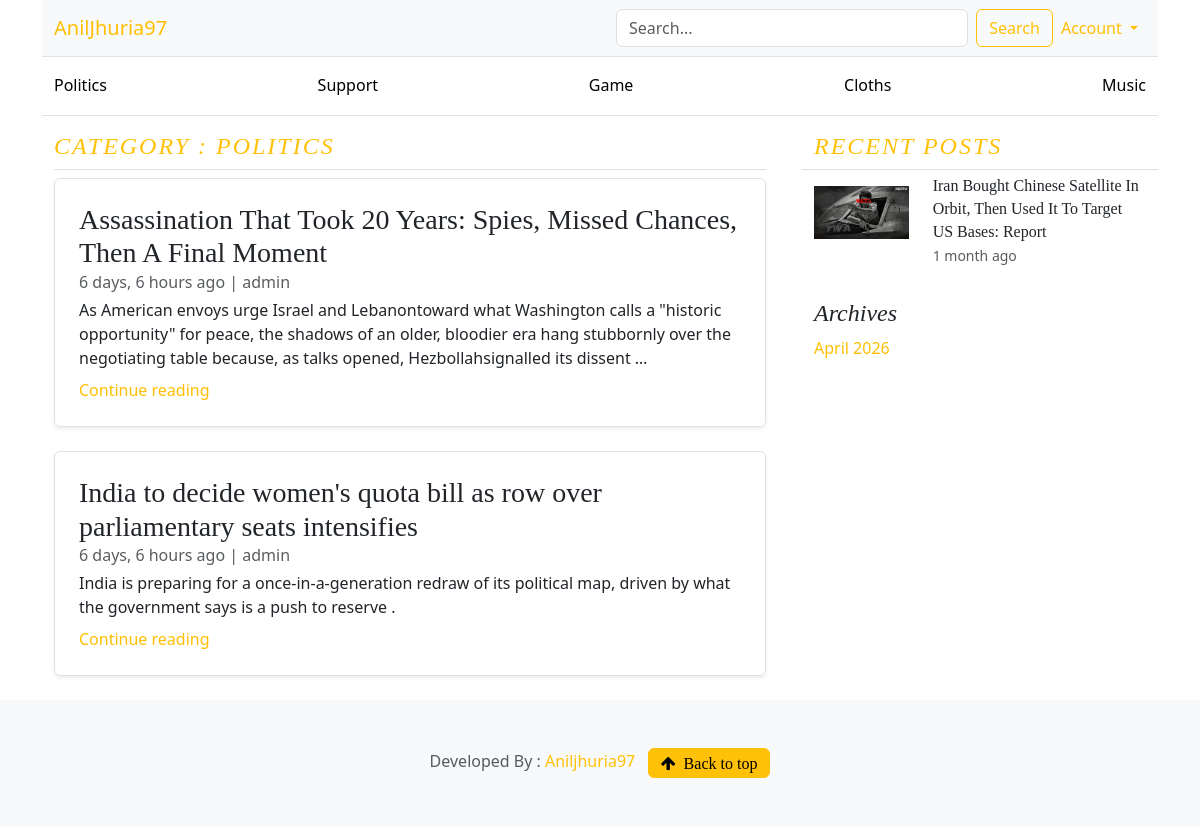
Page /category/3/ on the earlier database version.
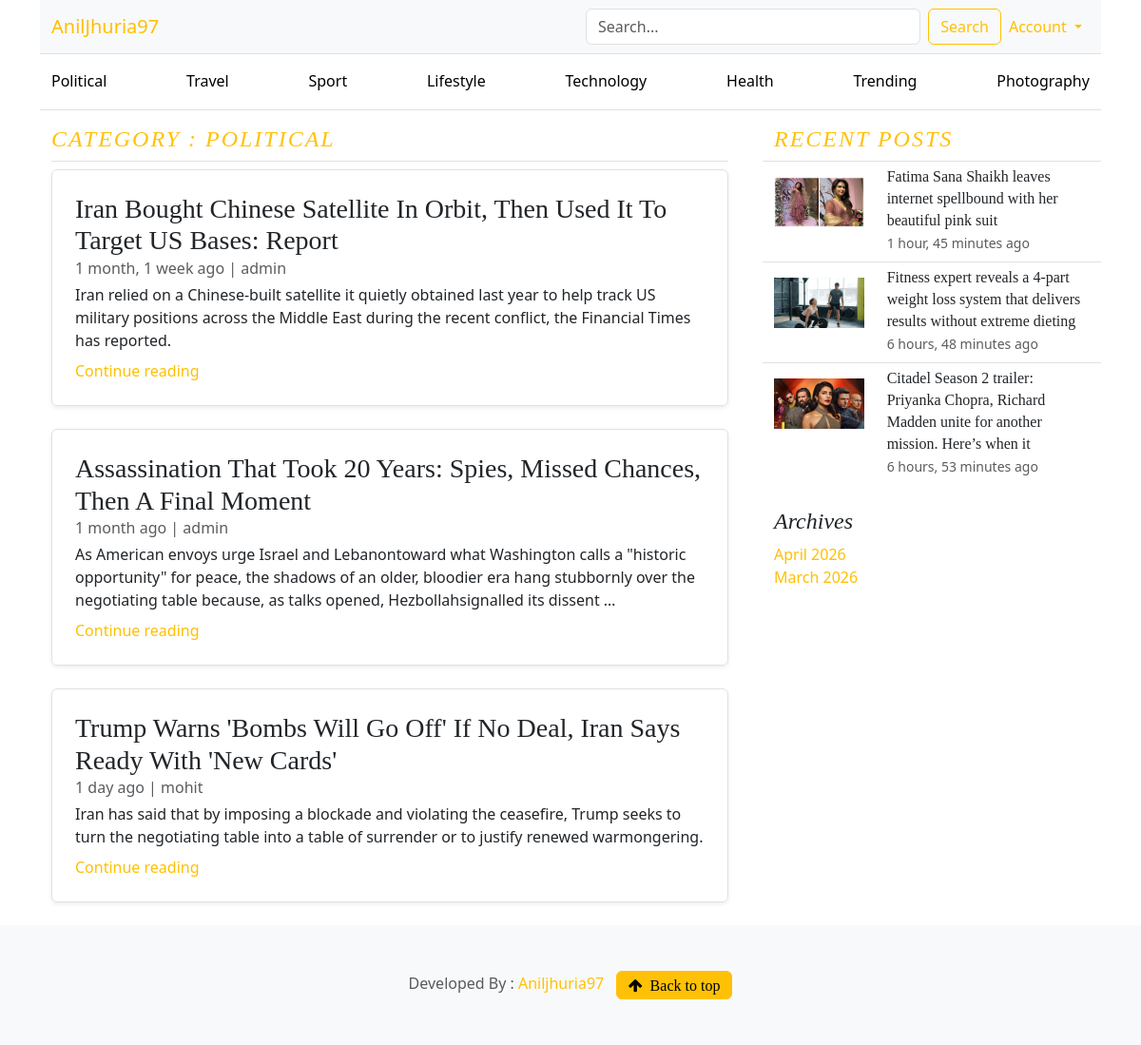
Same page on the later database version.
### blogs/models.py (models this page shows, shortened)
class Category(models.Model):
    category_name=models.CharField(max_length=50,unique=True)
    created_at=models.DateTimeField(auto_now_add=True)
    updated_at=models.DateTimeField(auto_now=True)
    class Meta:
        verbose_name_plural='Categories'
    def __str__(self):
        return self.category_name

class Blog(models.Model):
    title=models.CharField(max_length=100)
    slug=models.SlugField(max_length=150,unique=True,blank=True)
    category=models.ForeignKey(Category,on_delete=models.CASCADE)
    auther=models.ForeignKey(User,on_delete=models.CASCADE)
    feature_image=models.ImageField(upload_to='uploads/%Y/%m/%d')
    short_desc=models.TextField(max_length=500)
    blog_body=models.TextField(max_length=2000)
    status=models.CharField(max_length=20,choices=STATUS_CHOICES,default="Draft")
    is_featured=models.BooleanField(default=False)
    created_at=models.DateTimeField(auto_now_add=True)
    updated_at=models.DateTimeField(auto_now=True)
    def __str__(self):
        return self.title

### blogs/views.py (the view)
# urls.py: path('category/<int:category_id>/',views.posts_by_category,name='posts_by_category'),
def posts_by_category(request,category_id):
    posts=Blog.objects.filter(category=category_id,status="Published")
    recent_posts=Blog.objects.filter(status="Published").exclude(category=category_id).order_by('-updated_at')[:3]
    context={
        'posts':posts,
        'recent_posts':recent_posts,
    }
    return render(request,'post_by_category.html',context)

### blogs/context_processors.py (called while the page is built)
def get_categories(request):
    categories = Category.objects.annotate(
            post_count=Count('blog')   # related_name ya default blog_set
        ).order_by('-post_count')[:8]
    return dict(categories=categories)

def get_blog_month(request):
    months = Blog.objects.dates('created_at', 'month', order='DESC')
    return dict(blog_month=months)

### templates/post_by_category.html
{% extends 'base.html' %}
{% block content %}
    <main class="container">
        <div class="row g-5">
            <div class="col-md-8">
                <h4 class="pb-2 fst-italic border-bottom text-uppercase text-warning" style="letter-spacing:2px;">category : {{ posts.0.category.category_name}}</h4>
                {% for post in posts %}
                <div class="row g-0 border rounded overflow-hidden flex-md-row mb-4 shadow-sm position-relative">
                    <div class="col p-4 d-flex flex-column position-static">
                        <h3 class="mb-0">{{ post }}</h3>
                        <div class="mb-1 text-body-secondary">{{ post.created_at | timesince }} ago | {{ post.auther}}</div>
                        <p class="card-text mb-auto">
                           {{ post.short_desc | truncatewords:35 }}
                        </p>
                        <a href="{% url 'blog_details' post.slug %}" class="icon-link gap-1 icon-link-hover stretched-link mt-2">
                            Continue reading
                            <svg class="bi" aria-hidden="true">
                                <use xlink:href="#chevron-right"></use>
                            </svg>
                        </a>
                    </div>
                </div>
                {% endfor%}
            </div>
            <div class="col-md-4">
                <div class="position-sticky" style="top: 2rem">
                    <div>
                        <h4 class="fst-italic  text-uppercase text-warning" style="letter-spacing:2px;">Recent posts</h4>
                        {% for post in recent_posts %}
                            <div class="row border-top mb-2">
                                <div class="col-lg-4  col-xs-12 gap-3 align-items-start py-3">
                                    <a class="link-body-emphasis text-decoration-none"
                                        href="{% url 'blog_details' post.slug %}">
                                            <img src="{{ post.feature_image.url }}" class="bd-placeholder-img w-100">
                                    </a>
                                </div>
                                <div class="col-lg-8 col-xs-12">
                                    <h6 class="mb-0 mt-1" style="line-height: 23px;">{{ post}}</h6>
                                    <small class="text-body-secondary ">{{ post.updated_at | timesince  }} ago</small>
                                </div>
                            </div>
                        {% endfor %}
                    </div>
                    <div class="pt-4 pb-4">
                        <h4 class="fst-italic">Archives</h4>
                        <ol class="list-unstyled mb-0">
                            {% for m in blog_month %}
                             <li><a href="{% url 'blogs_list' m|date:'Y' m|date:'n' %}">{{ m | date:"F Y" }}</a></li>
                            {% endfor %}
                        </ol>
                    </div>
                </div>
            </div>
        </div>
    </main>
 {% endblock  %}

### templates/base.html (shortened to what this page needs)
{% load static %}
<!doctype html>
<html lang="en" data-bs-theme="auto">
<head>
    <link href="{% static 'css/bootstrap.min.css' %} " rel="stylesheet" />
    <link href="{% static 'css/blog.css' %} " rel="stylesheet" />
    <link href="{% static 'css/custom.css' %}" rel="stylesheet" />
    <link rel="stylesheet" href="https://cdnjs.cloudflare.com/ajax/libs/font-awesome/4.7.0/css/font-awesome.min.css">
    <link rel="stylesheet" href="https://cdn.jsdelivr.net/npm/swiper/swiper-bundle.min.css"/>
</head>
<body>
    <div class="container">
        <nav class="navbar navbar-expand-lg navbar-light bg-light border-bottom">
            <div class="container-fluid">
                <a class="navbar-brand col-lg-6" href="/">AnilJhuria97</a>
                <div class="collapse navbar-collapse" id="navbarContent">
                <form class="d-flex my-2 my-lg-0 w-100" action="{% url 'search' %}" method="get">
                    <input class="form-control me-2" type="text" name="keyword" placeholder="Search...">
                    <button class="btn btn-outline-warning" type="submit">Search</button>
                </form>
                <ul class="navbar-nav ms-auto mt-2 mt-lg-0">
                    <li class="nav-item dropdown">
                    <a class="nav-link dropdown-toggle btn btn-outline-warning"
                        href="#" data-bs-toggle="dropdown">
                        Account
                    </a>
                    </li>
                </ul>
                </div>
            </div>
            </nav>
            <div class="border-bottom d-none d-lg-block">
                <div class="container-fluid">
                    <nav class="nav nav-underline py-2 justify-content-between">
                    {% for cat in categories %}
                        <a class="nav-link link-body-emphasis"
                        href="{% url 'posts_by_category' cat.id %}">
                        {{ cat }}
                        </a>
                    {% endfor %}
                    </nav>
                </div>
            </div>
        <div class="mt-3">
            {% block content %}
            {% endblock %}
        </div>
    </div>
  <footer class="py-5 text-center text-body-secondary bg-body-tertiary">
        <p class="mb-0">Developed By :
            <a class="text-warning font-weight-bold" href="https://mail.google.com/mail/?view=cm&fs=1&to=aniljhuria97@gmail.com" target="_blank">
                Aniljhuria97
            </a> &nbsp;
            <a href="#"><i class="fa fa-arrow-up btn btn-warning">&nbsp; Back to top</i> </a></p>
    </footer>
</body>
</html>

### blog_main/static/css/blog.css (style rules this page uses)
h1, h2, h3, h4, h5, h6 { font-family: "Playfair Display", Georgia, "Times New Roman", serif; }
a { color: #ffbf00 !important; opacity: 1; text-decoration: none; }

### blog_main/static/css/custom.css (style rules this page uses)
.bd-placeholder-img { font-size: 1.125rem; text-anchor: middle; -webkit-user-select: none; -moz-user-select: none; user-select: none; }
.bi { vertical-align: -0.125em; fill: currentColor; }

Differences in the rows shown:
removed Blog: category.category_name "POLITICS", title "Assassination That Took 20 Years: Spies, Missed Chances, Then A Final Moment", created_at "6 days, 6 hours", auther "admin", short_desc "As American envoys urge Israel and Lebanontoward what Washington calls a \"historic opportunity\" for peace, the shadows of an older, bloodier era hang stubbornly over the negotiating table because, as talks opened, Hezbollahsignalled its dissent …", shown under "CATEGORY : POLITICS"
no longer on this page (row edited): Blog: title "India to decide women's quota bill as row over parliamentary seats intensifies", created_at "6 days, 6 hours", auther "admin", short_desc "India is preparing for a once-in-a-generation redraw of its political map, driven by what the government says is a push to reserve .", shown under "CATEGORY : POLITICS"
removed Blog: feature_image (picture), title "Iran Bought Chinese Satellite In Orbit, Then Used It To Target US Bases: Report", updated_at "1 month", shown under "RECENT POSTS"
changed Category: category_name "Politics" → "Political"
changed Category: category_name "Support" → "Travel"
changed Category: category_name "Game" → "Sport"
changed Category: category_name "Cloths" → "Lifestyle"
changed Category: category_name "Music" → "Technology"
added Category: category_name "Health"
added Category: category_name "Trending"
added Category: category_name "Photography"
added Blog: category.category_name "POLITICAL", title "Iran Bought Chinese Satellite In Orbit, Then Used It To Target US Bases: Report", created_at "1 month, 1 week", auther "admin", short_desc "Iran relied on a Chinese-built satellite it quietly obtained last year to help track US military positions across the Middle East during the recent conflict, the Financial Times has reported.", shown under "CATEGORY : POLITICAL"
added Blog: title "Assassination That Took 20 Years: Spies, Missed Chances, Then A Final Moment", created_at "1 month", auther "admin", short_desc "As American envoys urge Israel and Lebanontoward what Washington calls a \"historic opportunity\" for peace, the shadows of an older, bloodier era hang stubbornly over the negotiating table because, as talks opened, Hezbollahsignalled its dissent …", shown under "CATEGORY : POLITICAL"
added Blog: title "Trump Warns 'Bombs Will Go Off' If No Deal, Iran Says Ready With 'New Cards'", created_at "1 day", auther "mohit", short_desc "Iran has said that by imposing a blockade and violating the ceasefire, Trump seeks to turn the negotiating table into a table of surrender or to justify renewed warmongering.", shown under "CATEGORY : POLITICAL"
added Blog: feature_image (picture), title "Fatima Sana Shaikh leaves internet spellbound with her beautiful pink suit", updated_at "1 hour, 45 minutes", shown under "RECENT POSTS"
added Blog: feature_image (picture), title "Fitness expert reveals a 4-part weight loss system that delivers results without extreme dieting", updated_at "6 hours, 48 minutes", shown under "RECENT POSTS"
added Blog: feature_image (picture), title "Citadel Season 2 trailer: Priyanka Chopra, Richard Madden unite for another mission. Here’s when it", updated_at "6 hours, 53 minutes", shown under "RECENT POSTS"
Other differences:
new list line: "March 2026"
